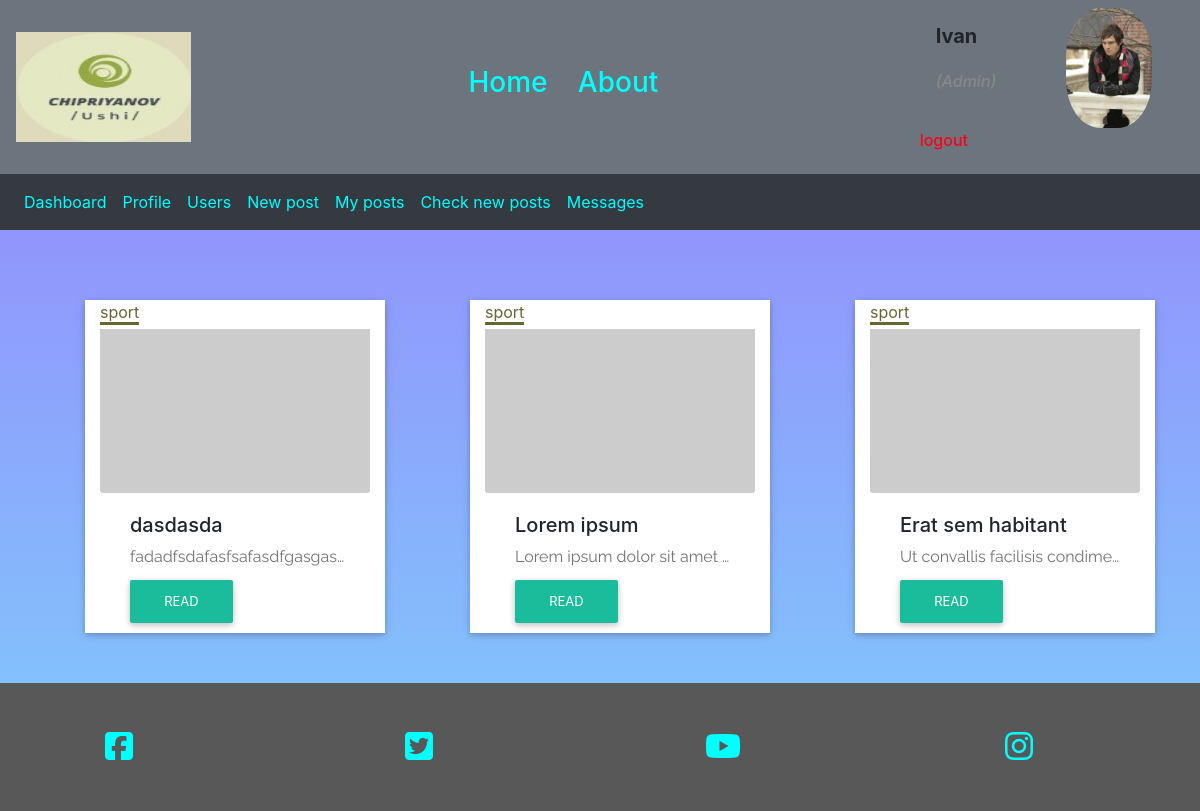
Page /sort.php?category=sport (signed in) on the committed database.
### tables this page shows
CREATE TABLE `posts` (
  `id` int(11) NOT NULL,
  `title` varchar(300) NOT NULL,
  `post_text` text NOT NULL,
  `category` varchar(100) NOT NULL,
  `status` varchar(15) NOT NULL DEFAULT 'No active',
  `user_id` int(11) NOT NULL
);

### sort.php (the view, shortened to what this page needs)
<?php
include 'functions.php';
include 'header.php';
include 'head.php';
include 'nav.php';
?>
<div class="container-fluid mtb-margin-top">
    <div class="row">
        <div class="col-md-12">
            <?php
            $limit = 6;
            if (isset($_GET['page']) && $_GET['page'] != "") {
                $page = $_GET['page'];
                $offset = $limit * ($page - 1);
            } else {
                $offset = 0;
            }
            $q = mysqli_query($db, "SELECT * FROM `posts` WHERE `category`='" . $_GET['category'] . "' order by ID desc limit $offset, $limit");
            if (mysqli_num_rows($q) > 0) {
                ?>
                <div class="row">
                    <?php
                    while ($row = $q->fetch_assoc()) {
                        echo '<div class="col-md-3 card-content">'
                        ?>
                        <a href="sort.php?category=<?php echo $row['category'] ?>"
                           class="category"><?php echo $row['category'] ?></a>
                        <div class="card-img">
                            <img src="https://placeimg.com/380/230/nature" alt="">
                        </div>
                        <div class="card-desc">
                            <h5><?php echo $row["title"] ?></h5>
                            <p class="text-truncate"><?php echo $row["post_text"] ?></p>
                            <a href="readTextA.php?post_id=<?php echo $row["id"] ?>" class="btn-card">Read</a>
                        </div>
                    </div>
                    <?php
                }
            }
            ?>
        </div>
    </div>
</div>
</div>
<?php
        include 'footer.php';

### all_style.css (style rules this page uses)
.card-desc { text-overflow: ellipsis; }
.col-md-3 { margin-top: 35px; }
img { max-width: 100%; height: auto; }
.card-content { background: #ffffff; border: 4px; box-shadow: 0 2px 5px 0 rgba(0,0,0,.16), 0 2px 10px 0 rgba(0,0,0,.12); margin: 70px 0 0 85px; }
.card-img { padding-top: 5px; position: relative; overflow: hidden; border-radius: 0; z-index: 1; }
.card-img img { width: 100%; height: auto; display: block; }
.card-desc { padding: 1.25rem; margin-left: 10px; }
.card-desc p { color: #747373; font-size: 14px; font-weight: 400; font-size: 1em; line-height: 1.5; margin: 0px; margin-bottom: 20px; padding: 0; font-family: 'Raleway', sans-serif; }
.btn-card { background-color: #1ABC9C; color: #fff; box-shadow: 0 2px 5px 0 rgba(0,0,0,.16), 0 2px 10px 0 rgba(0,0,0,.12); padding: .84rem 2.14rem; font-size: .81rem; -webkit-transition: color .15s ease-in-out,background-color .15s ease-in-out,border-color .15s ease-in-out,-webkit-box-shadow .15s ease-in-out; transition: color .15s ease-in-out,background-color .15s ease-in-out,border-color .15s ease-in-out,-webkit-box-shadow .15s ease-in-out; -o-transition: color .15s ease-in-out,background-color .15s ease-in-out,border-color .15s ease-in-out,box-shadow .15s ease-in-out; transition: color .15s ease-in-out,background-color .15s ease-in-out,border-color .15s ease-in-out,box-shadow .15s ease-in-out; transition: color .15s ease-in-out,background-color .15s ease-in-out,border-color .15s ease-in-out,box-shadow .15s ease-in-out,-webkit-box-shadow .15s ease-in-out; margin: 0; border: 0; -webkit-border-radius: .125rem; border-radius: .125rem; cursor: pointer; text-transform: uppercase; white-space: normal; word-wrap: break-word; color: #fff; }
a.btn-card { text-decoration: none; color: #fff; }
.category { text-decoration: none !important; border-bottom: solid; color: #666633; }

### rows in the picture
posts: category "sport", title "dasdasda", post_text "fadadfsdafasfsafasdfgasgas…"
posts: category "sport", title "Lorem ipsum", post_text "Lorem ipsum dolor sit amet…"
posts: category "sport", title "Erat sem habitant", post_text "Ut convallis facilisis condime…"

### other values in the picture
$_SESSION['user']['username'] "Ivan"
$_SESSION['user']['user_type'] "Admin"
